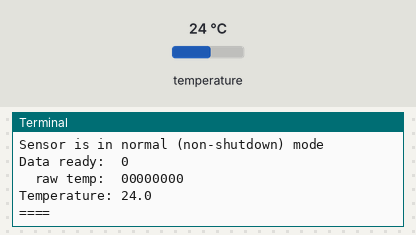
This program was run on a simulated Raspberry Pi (BCM pin numbers). Parts: the last lines printed to the terminal. The test bench sets the inputs (shaded band); at power-on: temperature 24 °C.

Above: at 1.2 s.
1.3 s: temperature set to 12 °C
At 2.9 s:
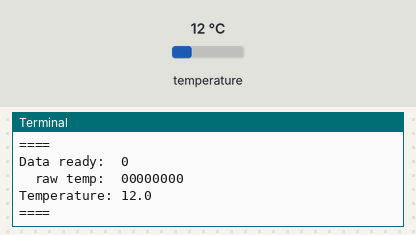
4.0 s: temperature set to 19 °C
At 4.5 s:
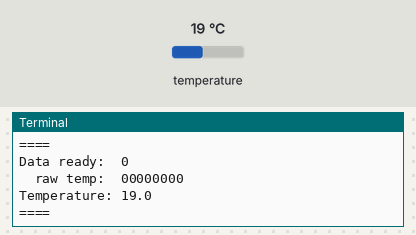
Timing chart, 0 to 7.0 s (numbered marks = the images above; inputs shaded):
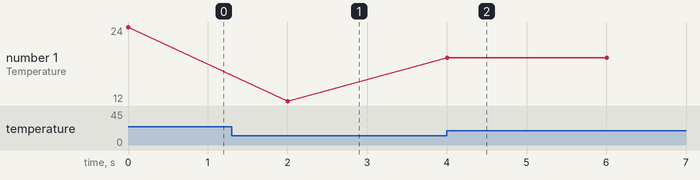

Measured:
- after the input at 1.3 s, the terminal: prints a new line after 0.70 s (image 1)
- after the input at 4.0 s, the terminal: prints a new line at once (image 2)
- plotted number 1: 24 → 12 after the input at 1.3 s, 12 → 19 after the input at 4.0 s

The program:

tc74_library_example.py
```python
#!/usr/bin/env python3

"""
Source: https://github.com/adafruit/Adafruit_CircuitPython_PCT2075

Note: This adafruit_pct2075 library might not calculate the temperature
correctly since the PCT2075 seems to have an accuracy of less than 1 degree
Celsius whereas the TC74 only returns whole (integer) degrees Celsius.
"""

import time
import board
import busio
import adafruit_tc74

TC74_TO_220_I2C_ADDRESS=0x48

i2c = busio.I2C(board.SCL, board.SDA)

tc74 = adafruit_tc74.TC74(i2c, address=TC74_TO_220_I2C_ADDRESS)

def main():
    if tc74.shutdown:
        tc74.shutdown = False
        if tc74.shutdown != False:
            print("Unable to set shutdown bit to False")
        else:
            print("Successfully set shutdown bit to False")
    else:
        print("Sensor is in normal (non-shutdown) mode")
    while True:
        print(f"Data ready:  {tc74.data_ready}")
        print(f"  raw temp:  {tc74._temperature:08b}")
        print(f"Temperature: {tc74.temperature:.1f}")
        print("====")
        time.sleep(2.0)


if __name__ == '__main__':
    main()
```
